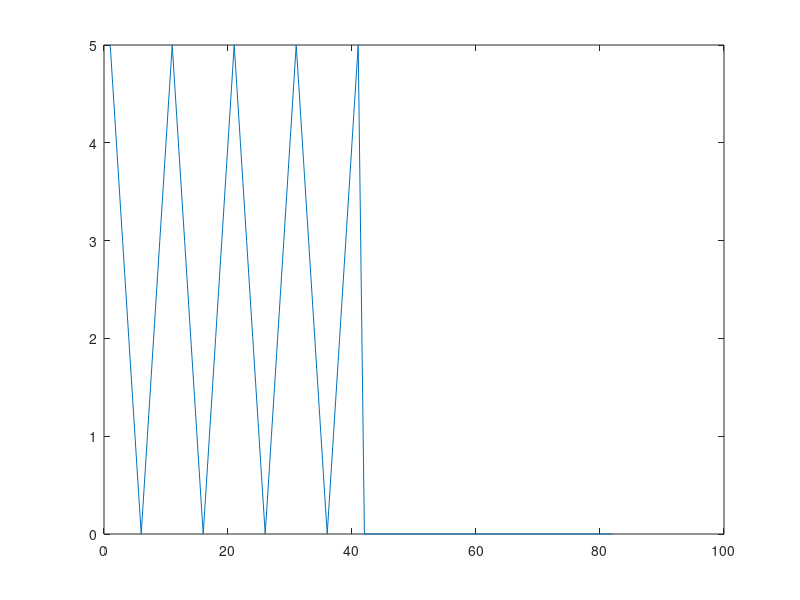
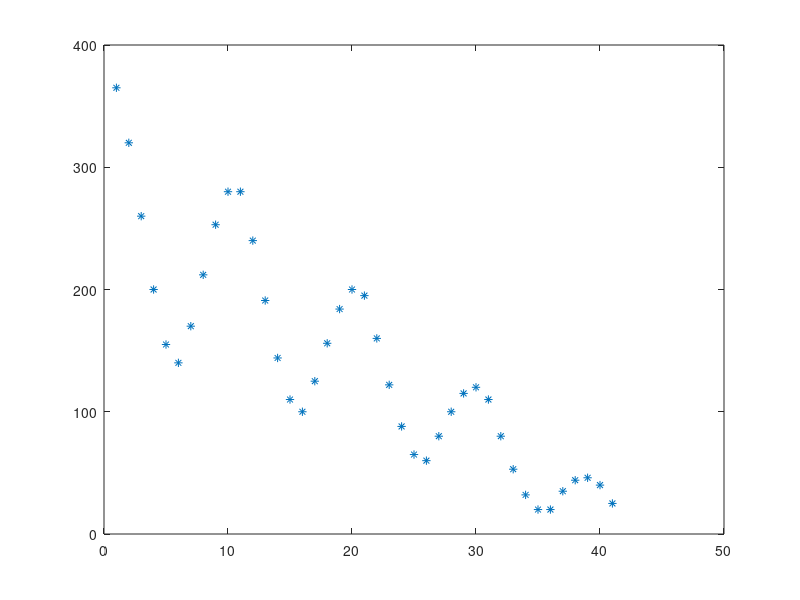

MATLAB code to generate these figures, in order:
clear
clc
close all

% c is the signal to be analysed
c = [5 4 3 2 1 0 1 2 3 4 5 4 3 2 1 0 1 2 3 4 5 4 3 2 1 0 1 2 3 4 5 4 3 2 1 0 1 2 3 4 5];
% Orginal length of c
length_c = length(c);
% Doubling the signal size with zeores in order to correlate the whole signal
c = [c zeros(1,length(c))];
% Initialize output of the acf
acf = zeros(1, length_c);
% lag in time
lag = 0;
% Initialize y
y = zeros(1, length_c);
% Run for each term in acf
for j = 1:length_c
    % Sum of x(j) * x(j+r)
    for i = 1:length_c
         y(i) = c(i)*c(i+lag);
         acf(j) = sum(y);
    end
    % increment lag by 1
    lag = lag+1;
end
figure(1)
% plot signal c
plot(c)
figure(2)
% plot the acf of c
plot(acf,'*')
